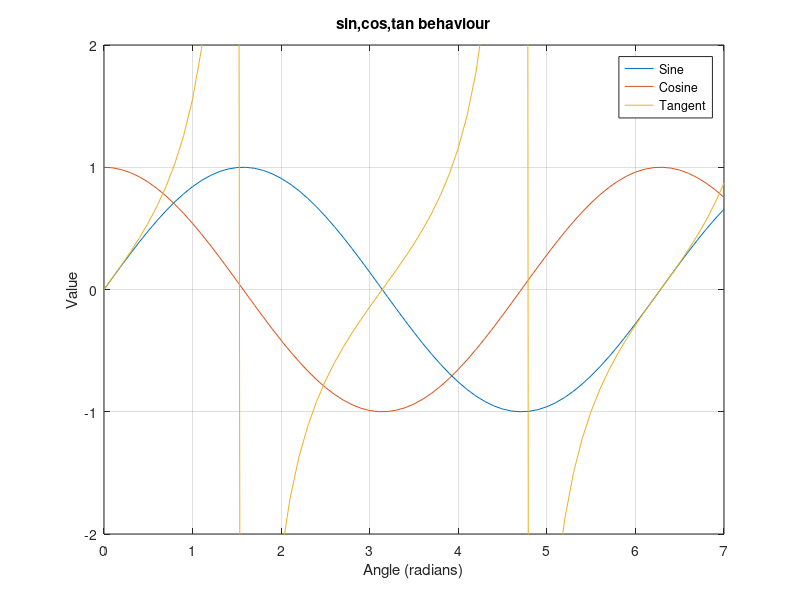

The MATLAB script that drew this image:
clc;
clear all;

x = 0:0.1:7;

figure;
plot(x, sin(x), 'DisplayName', 'Sine'); hold on;
plot(x, cos(x), 'DisplayName', 'Cosine');
plot(x, tan(x), 'DisplayName', 'Tangent');
hold off; grid on;
ylim([-2, 2]);
title("sin,cos,tan behaviour");
xlabel('Angle (radians)');
ylabel('Value');
legend('Location','northeast');
